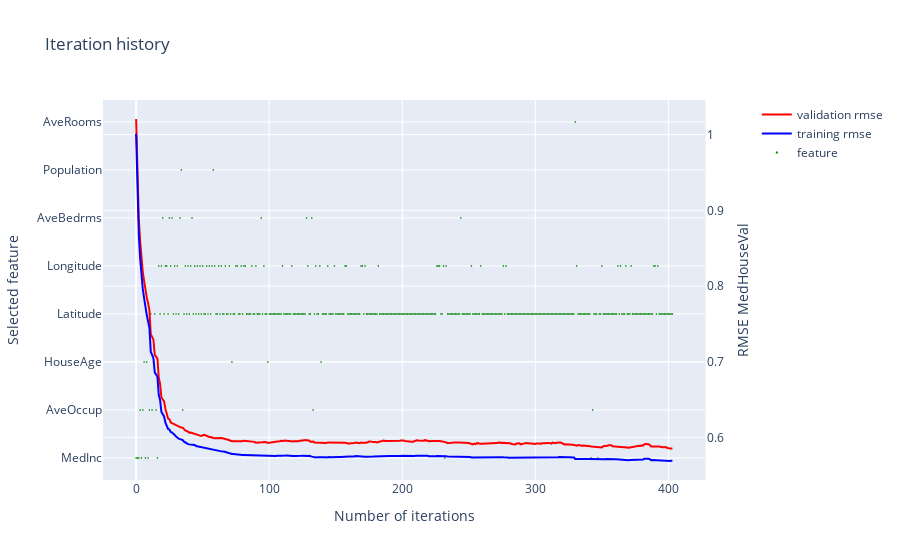
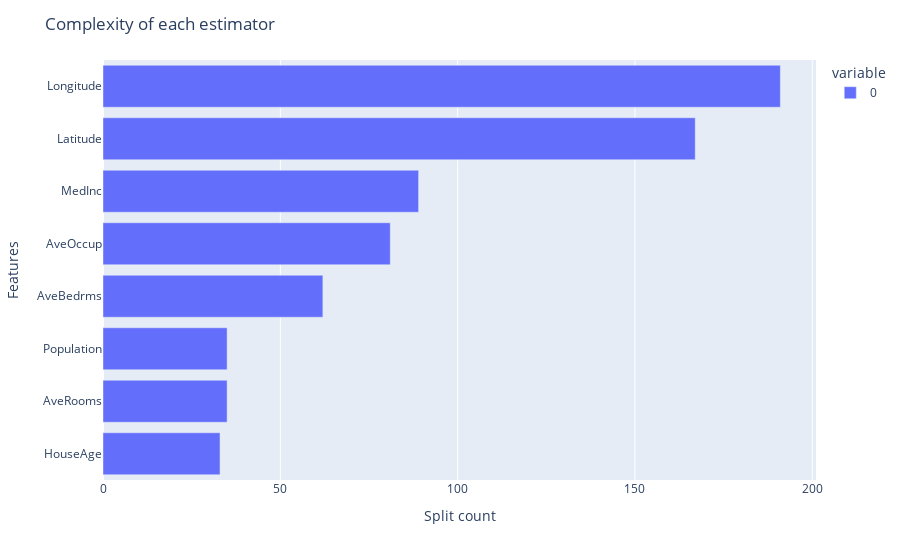

Here is the notebook cell these charts were saved with, in order:
### Markdown cell above
Choosing a smaller learning rate makes the model more sparse,
because it is more likely that the model will use the same feature
several times in a row, since it is learning slower.

### Code cell
sparsereg.learning_rate = 0.3
sparsereg.fit(X, y)
sparsereg.plot_model_information()

### Figure 1 — Plotly figure (JSON) as saved in the notebook; plotly's stock layout.template omitted (floating-point values rounded to 4 significant figures; data arrays with more than 128 entries replaced by an {"elided": "..."} marker saying what was removed)
{"data": [{"line": {"color": "red"}, "name": "validation rmse", "x": {"elided": "404 int values"}, "y": {"elided": "499 float values"}, "type": "scatter", "xaxis": "x", "yaxis": "y2"}, {"line": {"color": "blue"}, "name": "training rmse", "x": {"elided": "404 int values"}, "y": {"elided": "499 float values"}, "type": "scatter", "xaxis": "x", "yaxis": "y2"}, {"marker": {"color": "green", "size": 1.3, "symbol": "square"}, "mode": "markers", "name": "feature", "x": {"elided": "404 int values"}, "y": {"elided": "404 str values"}, "type": "scatter", "xaxis": "x", "yaxis": "y"}], "layout": {"xaxis": {"anchor": "y", "domain": [0.0, 0.94], "title": {"text": "Number of iterations"}}, "yaxis": {"anchor": "x", "domain": [0.0, 1.0], "title": {"text": "Selected feature"}}, "yaxis2": {"anchor": "x", "overlaying": "y", "side": "right", "title": {"text": "RMSE MedHouseVal"}}, "showlegend": true, "title": {"text": "Iteration history"}}}

### Figure 2 — Plotly figure (JSON) as saved in the notebook; plotly's stock layout.template omitted (floating-point values rounded to 4 significant figures)
{"data": [{"alignmentgroup": "True", "hovertemplate": "variable=0<br>value=%{x}<br>index=%{y}<extra></extra>", "legendgroup": "0", "marker": {"color": "#636efa", "pattern": {"shape": ""}}, "name": "0", "offsetgroup": "0", "orientation": "h", "showlegend": true, "textposition": "auto", "x": [33, 35, 35, 62, 81, 89, 167, 191], "xaxis": "x", "y": ["HouseAge", "AveRooms", "Population", "AveBedrms", "AveOccup", "MedInc", "Latitude", "Longitude"], "yaxis": "y", "type": "bar"}], "layout": {"xaxis": {"anchor": "y", "domain": [0.0, 1.0], "title": {"text": "Split count"}}, "yaxis": {"anchor": "x", "domain": [0.0, 1.0], "title": {"text": "Features"}}, "legend": {"title": {"text": "variable"}, "tracegroupgap": 0}, "margin": {"t": 60}, "barmode": "relative", "title": {"text": "Complexity of each estimator"}}}
